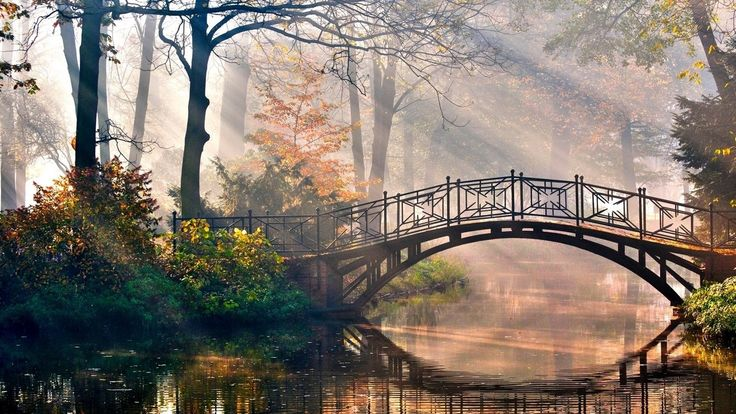
#> input picture image1.jpg, 736 x 414 px
$ python 10_canny.py
#> lines starting #> are read from the running program, lines starting #| are printed output that depends on the picture
import cv2

img=cv2.imread("image1.jpg",0)
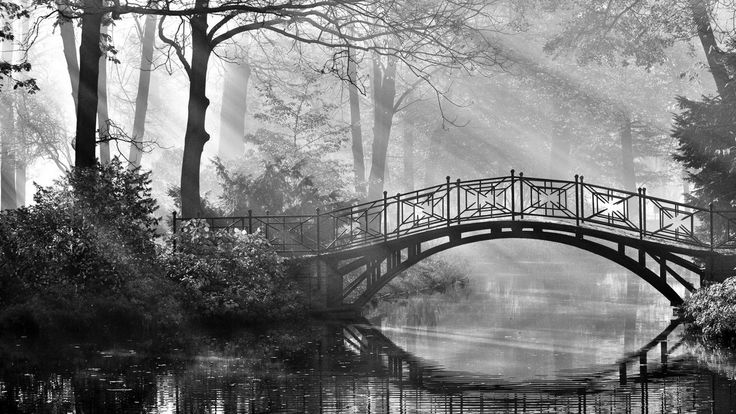
#> img: shape (414, 736); min 0, max 255, mean 122.7

edge=cv2.Canny(img,100,200)
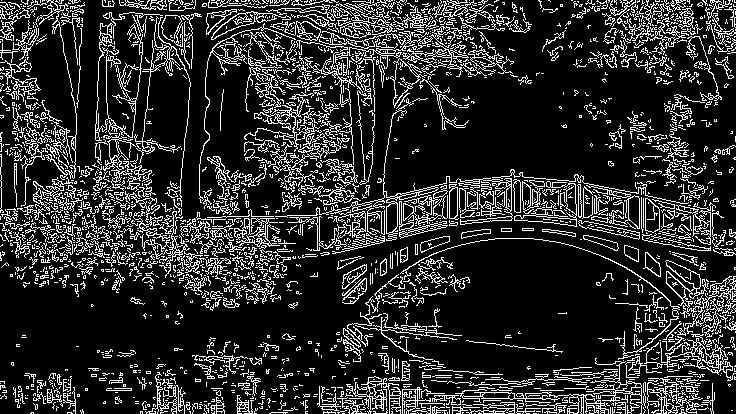
#> edge: shape (414, 736); 17.6% white in thin lines or dots

cv2.imshow("Original",img)
cv2.imshow("Canny",edge)

cv2.waitKey(0)
cv2.destroyAllWindows()
